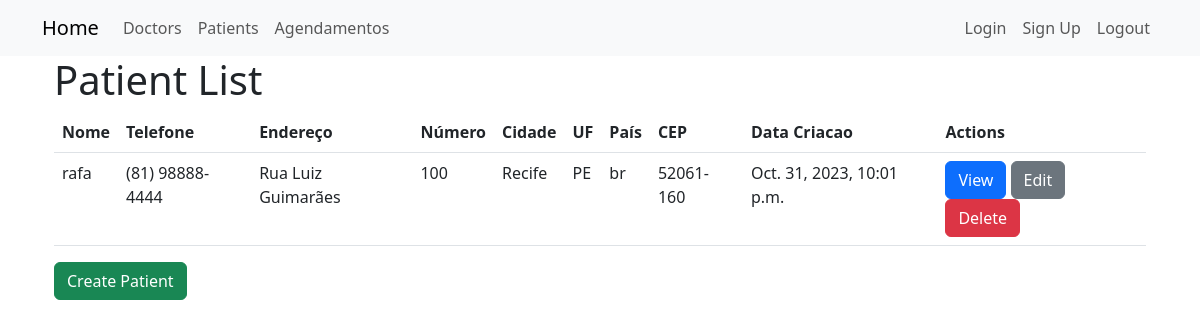
/patients/ (signed in), run on the app's committed database.
### crud_pacientes/models.py (models this page shows, shortened)
class Patient(models.Model):
    telefone_regex = RegexValidator(
        regex=r'^\(\d{2}\) \d{1}\d{4}-\d{4}$|^\(\d{2}\) \d{4}-\d{4}$',
        message="Telefone must be in the format '(##) #####-####' or '(##) ####-####'"
    )
    cep_regex = RegexValidator(
        regex=r'^\d{5}-\d{3}$',
        message="CEP must be in the format '#####-###'"
    )
    Nome = models.CharField(max_length=255)
    Endereco = models.CharField(max_length=255)
    Numero = models.CharField(max_length=10)
    Cidade = models.CharField(max_length=100)
    UF = models.CharField(max_length=2)
    Pais = models.CharField(max_length=100)
    Telefone = models.CharField(max_length=20, validators=[telefone_regex])
    CEP = models.CharField(max_length=10, validators=[cep_regex])
    Data_Criacao = models.DateTimeField()
    class Meta:
        app_label = 'crud_pacientes'

### crud_pacientes/views.py (the view)
# urls.py: path('patients/', PatientListView.as_view(), name='patient_list'),
class PatientListView(LoginRequiredMixin, ListView): #login required
    model = Patient
    template_name = 'patient_list.html'
    context_object_name = 'patients'
    login_url = '/accounts/login/'

### crud_pacientes/templates/patient_list.html (shortened to what this page needs)
{% extends 'base.html' %}
{% block content %}
<div class="container">
  <h1>Patient List</h1>
  <div class="row">
    <div class="col">
      <table class="table">
        <thead>
          <tr>
            <th scope="col">Nome</th>
            <th scope="col">Telefone</th>
            <th scope="col">Endereço</th>
            <th scope="col">Número</th>
            <th scope="col">Cidade</th>
            <th scope="col">UF</th>
            <th scope="col">País</th>
            <th scope="col">CEP</th>
            <th scope="col">Data Criacao</th>
            <th scope="col">Actions</th>
          </tr>
        </thead>
        <tbody>
          {% for patient in patients %}
          <tr>
            <td>{{ patient.Nome }}</td>
            <td>{{ patient.Telefone }}</td>
            <td>{{ patient.Endereco }}</td>
            <td>{{ patient.Numero }}</td>
            <td>{{ patient.Cidade }}</td>
            <td>{{ patient.UF }}</td>
            <td>{{ patient.Pais }}</td>
            <td>{{ patient.CEP }}</td>
            <td>{{ patient.Data_Criacao }}</td>
            <td>
              <a href="{% url 'patient_detail' patient.pk %}" class="btn btn-primary">View</a>
              <a href="{% url 'patient_update' patient.pk %}" class="btn btn-secondary">Edit</a>
              <a href="{% url 'patient_delete' patient.pk %}" class="btn btn-danger">Delete</a>
            </td>
          </tr>
          {% endfor %}
        </tbody>
      </table>
    </div>
  </div>
  <div class="row">
    <div class="col">
      <a href="{% url 'patient_create' %}" class="btn btn-success">Create Patient</a>
    </div>
  </div>
</div>
{% endblock %}

### data on the page
Patient: Nome "rafa", Telefone "(81) 98888-4444", Endereco "Rua Luiz Guimarães", Numero "100", Cidade "Recife", UF "PE", Pais "br", CEP "52061-160", Data_Criacao "Oct. 31, 2023, 10:01 p.m."
